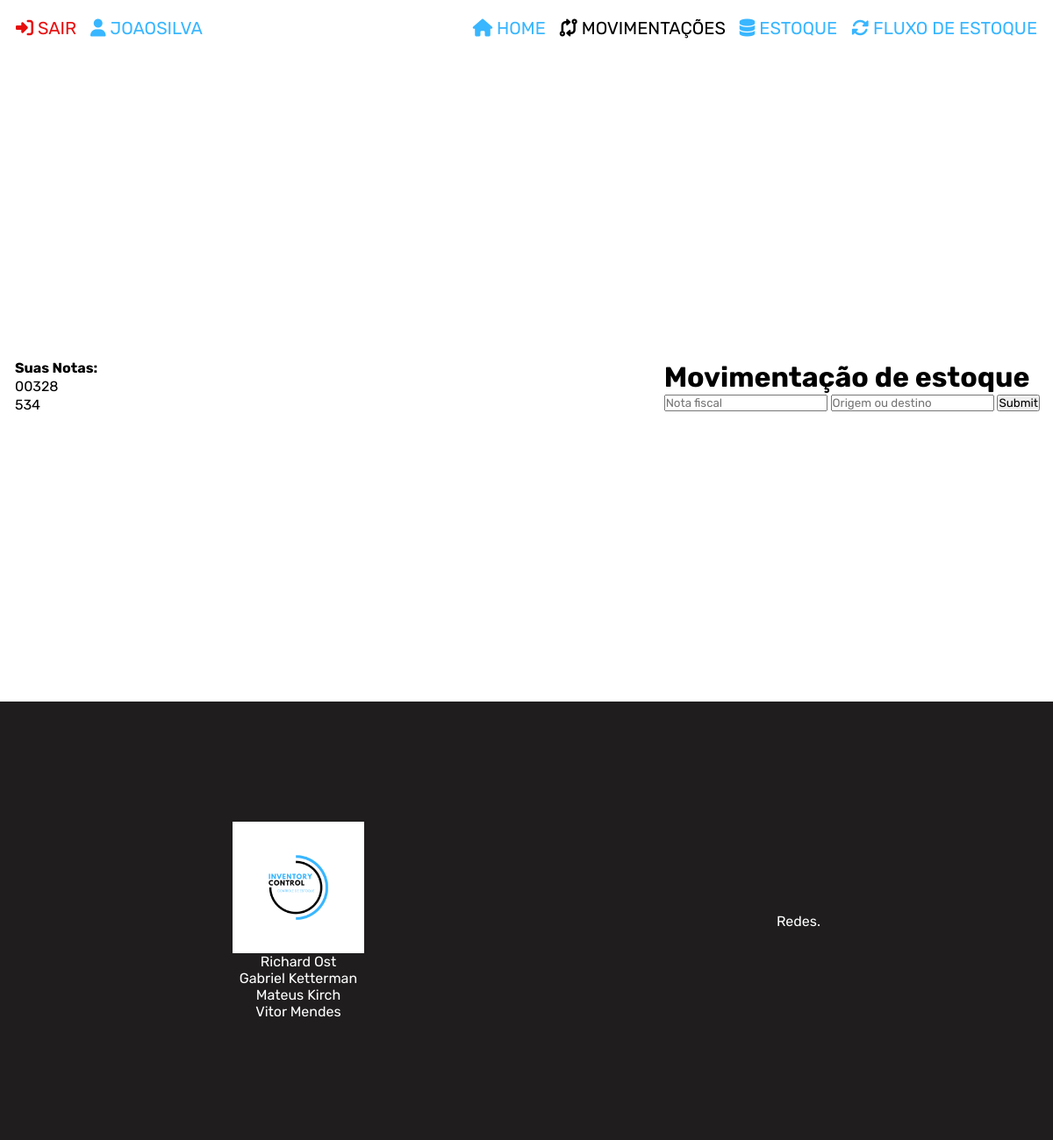
The page /movimentacao.php (signed in) on the database its author committed.
### tables this page shows
CREATE TABLE IF NOT EXISTS `usuario` (
  `id` int(11) NOT NULL AUTO_INCREMENT,
  `username` varchar(100) DEFAULT NULL,
  `nome` varchar(100) DEFAULT NULL,
  `email` varchar(100) DEFAULT NULL,
  `senha` varchar(255) DEFAULT NULL,
  `cnpj` varchar(18) DEFAULT NULL,
  PRIMARY KEY (`id`)
);

CREATE TABLE IF NOT EXISTS `notafiscal` (
  `idNota` int(11) NOT NULL AUTO_INCREMENT,
  `tipoMov` tinyint(1) NOT NULL,
  `numeroNota` varchar(255) NOT NULL,
  `lancada` tinyint(1) NOT NULL,
  PRIMARY KEY (`idNota`)
);

### php/url.php (called while the page is built, shortened)
<?php
  $BASE_URL = "http://" . $_SERVER['SERVER_NAME'] . dirname($_SERVER['REQUEST_URI'] . '?');

### dao/UserDAO.php (called while the page is built, shortened)
<?php
  class UserDAO implements UserDAOInterface {
  private $conn;
  public function __construct(PDO $conn) {
    $this->conn = $conn;
  }
  public function buildUser($data) {
    $user = new Usuario();
    $user->id = $data['id'];
    $user->username = $data['username'];
    $user->nome = $data['nome'];
    $user->email = $data['email'];
    $user->senha = $data['senha'];
    $user->cnpj = $data['cnpj'];
    return $user;
  }
  public function findUserLogin($id, $username) {
    $stmt = $this->conn->prepare("SELECT * FROM usuario WHERE id = :id AND username = :username LIMIT 1");
    $stmt->bindParam(":id", $id);
    $stmt->bindParam(":username", $username);
    $stmt->execute();
    if($stmt->rowCount() == 1) {
      $data = $stmt->fetch(PDO::FETCH_ASSOC);
      $user = $this->buildUser($data);
      return $user;
    }
  }
}

### dao/NotaFiscalDAO.php (called while the page is built, shortened)
<?php
class NotaFiscalDAO implements NotaFiscalDAOInterface {
  private $conn;
  public function __construct(PDO $conn) {
    $this->conn = $conn;
  }
  public function findNotasDisponiveis() {
    $stmt = $this->conn->prepare("SELECT * FROM notafiscal WHERE lancada = 0");
    $stmt->execute();
    if($notas = $stmt->fetchAll(PDO::FETCH_ASSOC)) {
      return $notas;
    } else {
      return false;
    }
  }
}

### movimentacao.php (the view, shortened to what this page needs)
<?php
  include_once("templates/header.php");
  include_once("dao/NotaFiscalDAO.php");
  $notaFiscal = new NotaFiscalDAO($conexao);
  $allNotas = $notaFiscal->findNotasDisponiveis();
?>
    <main class="container">
          <table>
            <thead>
              <tr>
                <th>Suas Notas:</th>
              </tr>
            </thead>
            <tbody>
              <?php if($allNotas): ?>
              <?php foreach($allNotas as $nota): ?>
                <tr><td><?= $nota['numeroNota'] ?></td></tr>
              <?php endforeach; ?>
              <?php else: ?>
                <tr><td>Nenhuma nota disponível</td></tr>
              <?php endif; ?>
            </tbody>
          </table>
        <div class="container-form" id="container-form">
            <form action="<?= $BASE_URL ?>/php/processoLancarNota.php" method="post" id="formulario">
                <h1 class="h1-cadastro">Movimentação de estoque</h1>
            <div class="form-inputs-container">
                <input type="text" class="input" id="numero-nota" name="numero-nota" required="required" placeholder="Nota fiscal"/>
                <input class="input" id="origem" name="origem" required="required" type="text" placeholder="Origem ou destino"/>
                <input type="submit" id="submit-button"></input>
            </div>
            </form>
        </div>
    </main>
    <?php include_once("templates/footer.php"); ?>
</body>
</html>

### templates/header.php (shortened to what this page needs)
<?php
  include_once("php/url.php");
  include_once("php/conexao.php");
  include_once("dao/UserDAO.php");
  $logado = isset($_SESSION['id']) && isset($_SESSION['username']);
  if ($logado) {
    $id = $_SESSION['id'];
    $username = $_SESSION['username'];
    $userDAO = new UserDAO($conexao);
    $user = $userDAO->findUserLogin($id, $username);
  }
?>
<!DOCTYPE html>
<html lang="pt">
<head>
    <link rel="stylesheet" href="<?= $BASE_URL ?>/css/style.css">
    <link rel="stylesheet" href="<?= $BASE_URL ?>/css/navbarStyle.css">
    <link rel="stylesheet" href="https://cdnjs.cloudflare.com/ajax/libs/font-awesome/6.4.0/css/all.min.css" />
</head>
<body>
<header>
  <nav class="navbar">
    <ul id="ul-header">
      <?php if (!isset($user->username)): ?>
      <div class="div-condicional" id="div-nao-logado">
        <a href="<?= $BASE_URL ?>/login.php">
          <li id="login" class="link-disabled">
            <i class="fa-solid fa-right-to-bracket"></i>
            <span>Login</span>
          </li>
        </a>
        <li id="home" class="dead-link">
          <i class="dead-link fa-solid fa-house"></i>
          <span>Home</span>
        </li>
        <li id="cadastro" class="dead-link">
          <i class="dead-link fa-solid fa-code-compare"></i>
          <span>Movimentações</span>
        </li>
        <li id="relatório" class="dead-link">
          <i class="dead-link fa-solid fa-database"></i>
          <span>Estoque</span>
        </li>
        <li id="fluxo" class="dead-link">
          <i class="dead-link fa-solid fa-rotate"></i>
          <span>Fluxo de Estoque</span>
        </li>
      </div>
      <?php else: ?>
        <div class="div-condicional" id="div1">
          <li id="sair" class="link-enabled-danger" onclick="location.href='<?= $BASE_URL ?>/php/processoSair.php';">
            <i id="cor2" class="fa-solid fa-right-to-bracket"></i>
            <span>Sair</span>
          </li>
          <li id="username" class="nav-item link-enabled">
            <i id ="cor5" class="fa-solid fa-user"></i>
            <span><?= $user->username ?></span>
          </li>
        </div>
        <div class="div-condicional" id="div2">
          <a class="nav-link" href="<?= $BASE_URL ?>/index.php">
            <li id="home" class="nav-item link-enabled">
              <i id="cor0" class="fa-solid fa-house"></i>
              <span>Home</span>
            </li>
          </a>
      <a class="nav-link" href="<?= $BASE_URL ?>/movimentacao.php">
        <li id="cadastro" class="nav-item link-enabled">
          <i id="cor1" class="fa-solid fa-code-compare"></i>
          <span>Movimentações</span>
        </li>
      </a>
      <a class="nav-link" href="<?= $BASE_URL ?>/estoque.php">
        <li id="estoque" class="nav-item link-enabled">
          <i id="cor4" class="fa-solid fa-database"></i>
          <span>Estoque</span>
        </li>
      </a>
      <a class="nav-link" href="<?= $BASE_URL ?>/fluxoEstoque.php">
        <li id="fluxo" class="nav-item link-enabled">
          <i id="cor4" class="fa-solid fa-rotate"></i>
          <span>Fluxo de Estoque</span>
        </li>
      </a>
      </div>
      <?php endif; ?>
    </ul>
  </nav>
</header>

### css/style.css (style rules this page uses)
* { margin: 0; padding: 0; box-sizing: border-box; list-style: none; text-decoration: none; font-family: "Rubik"; }
a { text-decoration: none!important; }
.container { display: flex; align-items: center; justify-content: space-between; max-width: 1440px; height: calc(100vh - 80px); padding: 0px 15px; margin: 0 auto; }

### css/navbarStyle.css (style rules this page uses)
header { display: flex; max-width: 1440px; padding: 0px 10px; margin: 0 auto; height: 80px; justify-content: space-between; }
.navbar { width: 1440px; }
#ul-header { padding: 20px 0px; display: flex; flex-wrap: wrap; justify-content: space-between; }
#div1, #div2 { display: flex; }
.link-disabled, .link-disabled a { color: #000000!important; padding: 0px 8px; cursor: default; text-transform: uppercase; font-size: 20px; }
.link-enabled, .link-enabled a { color: #38B6FF; padding: 0px 8px; text-transform: uppercase; transition: 0.4s; cursor: pointer; font-size: 20px; }
.link-enabled-danger { color: #e70e0e; padding: 0px 8px; text-transform: uppercase; transition: 0.4s; cursor: pointer; font-size: 20px; }

### rows shown on the page
usuario: username "JOAOSILVA"
notafiscal: numeroNota "00328"
notafiscal: numeroNota "534"
